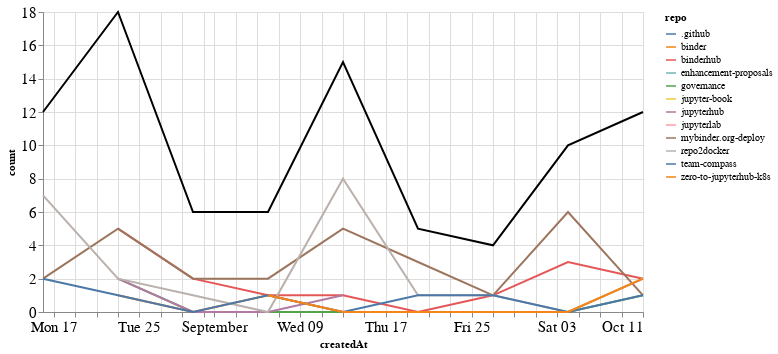

Source (notebook cell):
### Markdown cell above
## Comments

### Code cell
comments_time = comments.groupby('repo').resample('W', on='createdAt').count()['author'].reset_index()
comments_time = comments_time.rename(columns={'author': 'count'})
comments_time_total = comments_time.groupby('createdAt').agg({"count": "sum"}).reset_index()
ch1 = alt.Chart(comments_time, width=600).mark_line().encode(
    x='createdAt',
    y='count',
    color='repo',
    tooltip="repo"
)

ch2 = alt.Chart(comments_time_total, width=600).mark_line(color="black").encode(
    x='createdAt',
    y='count',
)

ch1 + ch2

### Figure 1 — Vega-Lite specification as saved in the notebook (floating-point values rounded to 4 significant figures)
{"config": {"axisLeft": {"labelFontSize": 15}, "axisBottom": {"labelFontSize": 15}}, "layer": [{"data": {"name": "data-821990f464af851bd1cfa4daeb9f5bdd"}, "mark": "line", "encoding": {"color": {"type": "nominal", "field": "repo"}, "tooltip": {"type": "nominal", "field": "repo"}, "x": {"type": "temporal", "field": "createdAt"}, "y": {"type": "quantitative", "field": "count"}}, "width": 600}, {"data": {"name": "data-7c89590144ebcfb58a293d312cbba202"}, "mark": {"type": "line", "color": "black"}, "encoding": {"x": {"type": "temporal", "field": "createdAt"}, "y": {"type": "quantitative", "field": "count"}}, "width": 600}], "$schema": "https://vega.github.io/schema/vega-lite/v4.8.1.json", "datasets": {"data-821990f464af851bd1cfa4daeb9f5bdd": [{"repo": ".github", "createdAt": "2020-10-04T00:00:00", "count": 1}, {"repo": "binder", "createdAt": "2020-08-23T00:00:00", "count": 1}, {"repo": "binder", "createdAt": "2020-08-30T00:00:00", "count": 0}, {"repo": "binder", "createdAt": "2020-09-06T00:00:00", "count": 1}, {"repo": "binder", "createdAt": "2020-09-13T00:00:00", "count": 0}, {"repo": "binder", "createdAt": "2020-09-20T00:00:00", "count": 0}, {"repo": "binder", "createdAt": "2020-09-27T00:00:00", "count": 0}, {"repo": "binder", "createdAt": "2020-10-04T00:00:00", "count": 0}, {"repo": "binder", "createdAt": "2020-10-11T00:00:00", "count": 2}, {"repo": "binderhub", "createdAt": "2020-08-23T00:00:00", "count": 5}, {"repo": "binderhub", "createdAt": "2020-08-30T00:00:00", "count": 2}, {"repo": "binderhub", "createdAt": "2020-09-06T00:00:00", "count": 1}, {"repo": "binderhub", "createdAt": "2020-09-13T00:00:00", "count": 1}, {"repo": "binderhub", "createdAt": "2020-09-20T00:00:00", "count": 0}, {"repo": "binderhub", "createdAt": "2020-09-27T00:00:00", "count": 1}, {"repo": "binderhub", "createdAt": "2020-10-04T00:00:00", "count": 3}, {"repo": "binderhub", "createdAt": "2020-10-11T00:00:00", "count": 2}, {"repo": "enhancement-proposals", "createdAt": "2020-08-16T00:00:00", "count": 1}, {"repo": "governance", "createdAt": "2020-08-23T00:00:00", "count": 2}, {"repo": "governance", "createdAt": "2020-08-30T00:00:00", "count": 0}, {"repo": "governance", "createdAt": "2020-09-06T00:00:00", "count": 0}, {"repo": "governance", "createdAt": "2020-09-13T00:00:00", "count": 0}, {"repo": "governance", "createdAt": "2020-09-20T00:00:00", "count": 0}, {"repo": "governance", "createdAt": "2020-09-27T00:00:00", "count": 0}, {"repo": "governance", "createdAt": "2020-10-04T00:00:00", "count": 0}, {"repo": "governance", "createdAt": "2020-10-11T00:00:00", "count": 1}, {"repo": "jupyter-book", "createdAt": "2020-08-30T00:00:00", "count": 1}, {"repo": "jupyterhub", "createdAt": "2020-08-23T00:00:00", "count": 2}, {"repo": "jupyterhub", "createdAt": "2020-08-30T00:00:00", "count": 0}, {"repo": "jupyterhub", "createdAt": "2020-09-06T00:00:00", "count": 0}, {"repo": "jupyterhub", "createdAt": "2020-09-13T00:00:00", "count": 1}, {"repo": "jupyterlab", "createdAt": "2020-10-11T00:00:00", "count": 1}, {"repo": "mybinder.org-deploy", "createdAt": "2020-08-16T00:00:00", "count": 2}, {"repo": "mybinder.org-deploy", "createdAt": "2020-08-23T00:00:00", "count": 5}, {"repo": "mybinder.org-deploy", "createdAt": "2020-08-30T00:00:00", "count": 2}, {"repo": "mybinder.org-deploy", "createdAt": "2020-09-06T00:00:00", "count": 2}, {"repo": "mybinder.org-deploy", "createdAt": "2020-09-13T00:00:00", "count": 5}, {"repo": "mybinder.org-deploy", "createdAt": "2020-09-20T00:00:00", "count": 3}, {"repo": "mybinder.org-deploy", "createdAt": "2020-09-27T00:00:00", "count": 1}, {"repo": "mybinder.org-deploy", "createdAt": "2020-10-04T00:00:00", "count": 6}, {"repo": "mybinder.org-deploy", "createdAt": "2020-10-11T00:00:00", "count": 1}, {"repo": "repo2docker", "createdAt": "2020-08-16T00:00:00", "count": 7}, {"repo": "repo2docker", "createdAt": "2020-08-23T00:00:00", "count": 2}, {"repo": "repo2docker", "createdAt": "2020-08-30T00:00:00", "count": 1}, {"repo": "repo2docker", "createdAt": "2020-09-06T00:00:00", "count": 0}, {"repo": "repo2docker", "createdAt": "2020-09-13T00:00:00", "count": 8}, {"repo": "repo2docker", "createdAt": "2020-09-20T00:00:00", "count": 1}, {"repo": "repo2docker", "createdAt": "2020-09-27T00:00:00", "count": 1}, {"repo": "repo2docker", "createdAt": "2020-10-04T00:00:00", "count": 0}, {"repo": "repo2docker", "createdAt": "2020-10-11T00:00:00", "count": 2}, {"repo": "team-compass", "createdAt": "2020-08-16T00:00:00", "count": 2}, {"repo": "team-compass", "createdAt": "2020-08-23T00:00:00", "count": 1}, {"repo": "team-compass", "createdAt": "2020-08-30T00:00:00", "count": 0}, {"repo": "team-compass", "createdAt": "2020-09-06T00:00:00", "count": 1}, {"repo": "team-compass", "createdAt": "2020-09-13T00:00:00", "count": 0}, {"repo": "team-compass", "createdAt": "2020-09-20T00:00:00", "count": 1}, {"repo": "team-compass", "createdAt": "2020-09-27T00:00:00", "count": 1}, {"repo": "team-compass", "createdAt": "2020-10-04T00:00:00", "count": 0}, {"repo": "team-compass", "createdAt": "2020-10-11T00:00:00", "count": 1}, {"repo": "zero-to-jupyterhub-k8s", "createdAt": "2020-09-06T00:00:00", "count": 1}, {"repo": "zero-to-jupyterhub-k8s", "createdAt": "2020-09-13T00:00:00", "count": 0}, {"repo": "zero-to-jupyterhub-k8s", "createdAt": "2020-09-20T00:00:00", "count": 0}, {"repo": "zero-to-jupyterhub-k8s", "createdAt": "2020-09-27T00:00:00", "count": 0}, {"repo": "zero-to-jupyterhub-k8s", "createdAt": "2020-10-04T00:00:00", "count": 0}, {"repo": "zero-to-jupyterhub-k8s", "createdAt": "2020-10-11T00:00:00", "count": 2}], "data-7c89590144ebcfb58a293d312cbba202": [{"createdAt": "2020-08-16T00:00:00", "count": 12}, {"createdAt": "2020-08-23T00:00:00", "count": 18}, {"createdAt": "2020-08-30T00:00:00", "count": 6}, {"createdAt": "2020-09-06T00:00:00", "count": 6}, {"createdAt": "2020-09-13T00:00:00", "count": 15}, {"createdAt": "2020-09-20T00:00:00", "count": 5}, {"createdAt": "2020-09-27T00:00:00", "count": 4}, {"createdAt": "2020-10-04T00:00:00", "count": 10}, {"createdAt": "2020-10-11T00:00:00", "count": 12}]}}
